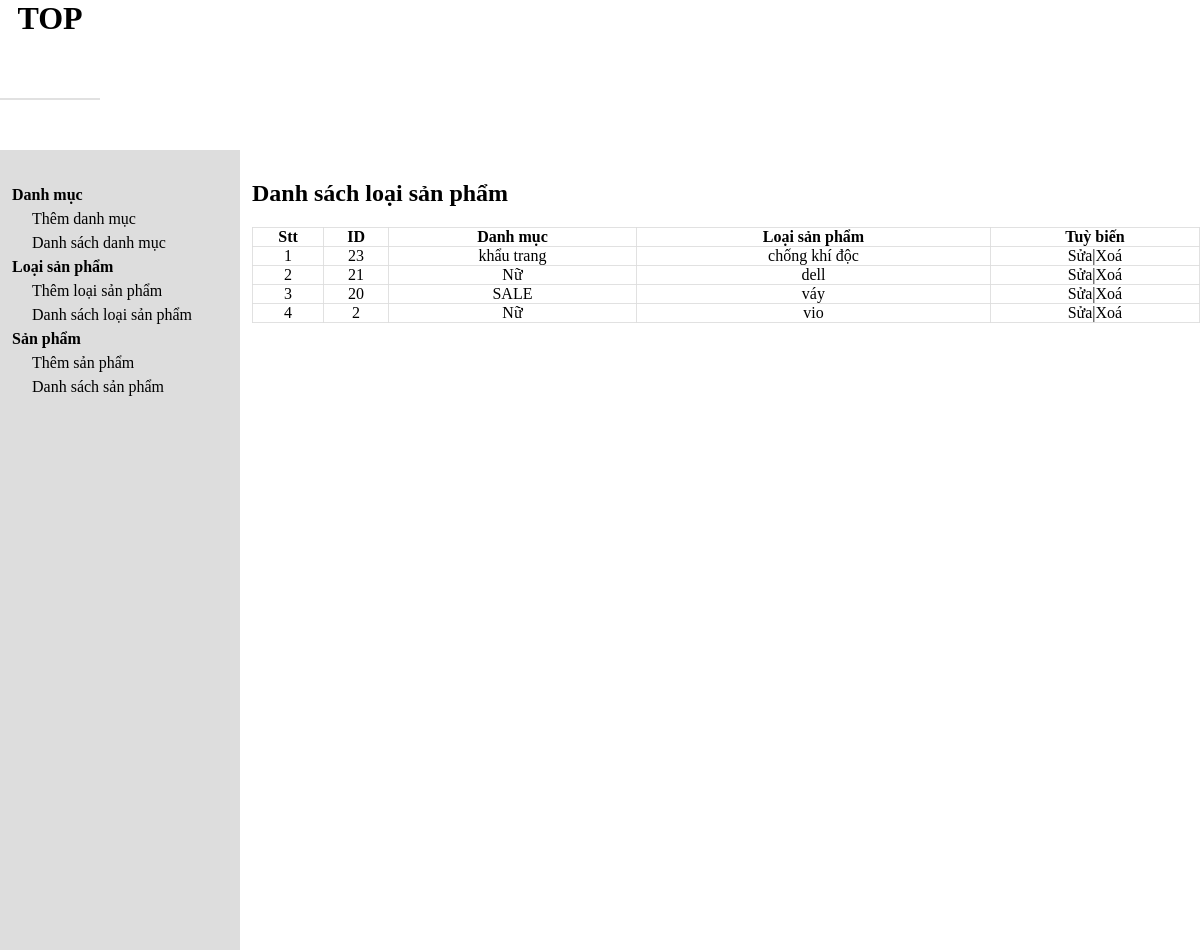
The app's page /brandlist.php with its own data.
### tables this page shows
CREATE TABLE `tbl_brand` (
  `brand_id` int(11) NOT NULL,
  `cartegory_id` int(11) NOT NULL,
  `brand_name` varchar(255) NOT NULL
);

CREATE TABLE `tbl_cartegory` (
  `cartegory_id` int(11) NOT NULL,
  `cartegory_name` varchar(255) NOT NULL
);

### database.php (called while the page is built, shortened)
<?php
class Database {
    public $host = DB_HOST;
    public $user = DB_USER;
    public $pass = DB_PASS;
    public $dbname = DB_NAME;
    public $link;
    private function connectDB() {
        $this->link = new mysqli($this->host, $this->user, $this->pass, $this->dbname);
    }
    public function select($query) {
        $result = $this->link->query($query) or
            die($this->link->error . __LINE__);
        if ($result->num_rows > 0) {
            return $result;
        } else {
            return false;
        }
    }
}

### class/brand_class.php (called while the page is built, shortened)
<?php
include "database.php";
class brand {
    private $db;
    public function __construct()
    {
        $this -> db = new Database();
    }
    public function show_brand() {
        $query = "SELECT tbl_brand.*, tbl_cartegory.cartegory_name
        FROM tbl_brand INNER JOIN tbl_cartegory ON tbl_brand.cartegory_id = tbl_cartegory.cartegory_id
        ORDER BY tbl_brand.brand_id DESC";
        $result = $this->db->select($query);
        return $result;
    }
}
?>

### brandlist.php (the view)
<?php
include "header.php";
include "slider.php";
include "class/brand_class.php";
?>
<?php
$brand = new brand;
$show_brand = $brand ->show_brand();
?>
<div class="admin-content-right">
<div class="admin-content-right-cartegory_list">
                <h1>Danh sách loại sản phẩm</h1>
                <table>
                    <tr>
                        <th>Stt</th>
                        <th>ID</th>
                        <th>Danh mục</th>
                        <th>Loại sản phẩm</th>
                        <th>Tuỳ biến</th>
                    </tr>
                    <?php
                    if($show_brand){$i=0;
                        while($result = $show_brand->fetch_assoc()){ $i++
                    ?>
                    <tr>
                        <td><?php echo $i ?></td>
                        <td><?php echo $result['brand_id'] ?></td>
                        <td><?php echo $result['cartegory_name'] ?></td>
                        <td><?php echo $result['brand_name'] ?></td>
                        <td><a href="brandedit.php?brand_id=<?php echo $result['brand_id'] ?>">Sửa</a>|<a href="branddelete.php?brand_id=<?php echo $result['brand_id'] ?>">Xoá</a></td>
                    </tr>
                    <?php
                    }
                }
                    ?>
                </table>
            </div>
</div>
</section>
</body>
</html>

### header.php (shortened to what this page needs)
<!DOCTYPE html>
<html lang="en">
<head>
    <link rel="stylesheet" href="style.css">
</head>
<body>
    <header>
        <h1>TOP</h1>
    </header>

### slider.php
<section class="admin-content">
        <div class="admin-content-left">
            <ul>
                <li><a href="#">Danh mục</a>
                    <ul>
                        <li><a href="cartegoryadd.php">Thêm danh mục</a></li>
                        <li><a href="cartegorylist.php">Danh sách danh mục</a></li>
                    </ul>
                </li>
                <li><a href="#">Loại sản phẩm</a>
                    <ul>
                        <li><a href="brandadd.php">Thêm loại sản phẩm</a></li>
                        <li><a href="brandlist.php">Danh sách loại sản phẩm</a></li>
                    </ul>
                </li>
                <li><a href="#">Sản phẩm</a>
                    <ul>
                        <li><a href="#">Thêm sản phẩm</a></li>
                        <li><a href="">Danh sách sản phẩm</a></li>
                    </ul>
                </li>
            </ul>
        </div>

### style.css (style rules this page uses)
* { margin: 0; padding: 0; box-sizing: border-box; color: black; outline: none; }
a { text-decoration: none; }
ul { list-style: none; }
header { height: 100px; width: 100px; border-bottom: 2px solid #dddd; text-align: center; }
.admin-content { padding-top: 50px; display: flex; }
.admin-content-left { background-color: #dddddd; width: 20%; height: 100vh; padding: 30px 0 0 12px; }
.admin-content-left> ul> li> a { font-weight: bold; }
.admin-content-left ul li { margin: 6px 0; }
.admin-content-left ul ul { margin-left: 20px; }
.admin-content-right { width: 80%; padding: 30px 0 0 12px; }
.admin-content-right-cartegory_list table { width: 100%; text-align: center; margin-top: 20px; }
.admin-content-right-cartegory_list table tr th,td { border: 1px solid #dddd; }
table { border-collapse: collapse; }

### records on screen
tbl_brand: brand_id "23", cartegory.cartegory_name "khẩu trang", brand_name "chống khí độc"
tbl_brand: brand_id "21", cartegory.cartegory_name "Nữ", brand_name "dell"
tbl_brand: brand_id "20", cartegory.cartegory_name "SALE", brand_name "váy"
tbl_brand: brand_id "2", cartegory.cartegory_name "Nữ", brand_name "vio"
